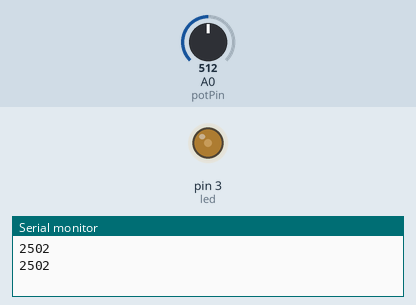
Bench run of a sketch on a simulated Arduino Uno, built with avr-gcc and run on an emulated ATmega328P. Parts: output pins drawn as LEDs (lit = HIGH), the last lines printed to the serial monitor. The test bench sets the inputs (shaded band); at power-on: A0 (potPin) = 512.

Above: at 10.9 s.
11.0 s: A0 (potPin) set to 306
At 13.6 s:
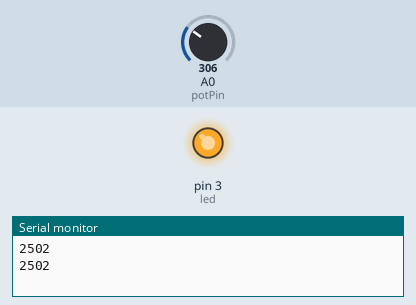
21.1 s: A0 (potPin) set to 122
At 21.57 s:
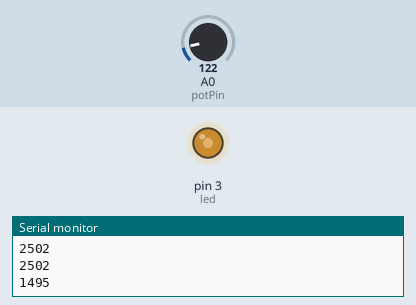
31.2 s: A0 (potPin) set to 716
At 34.76 s:
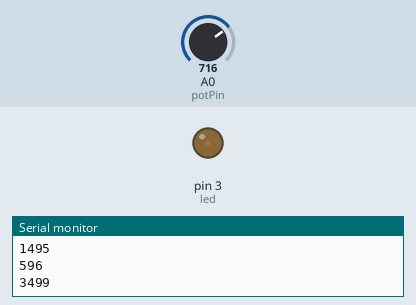
Timing chart, 0 to 47.3 s (numbered marks = the images above; inputs shaded):
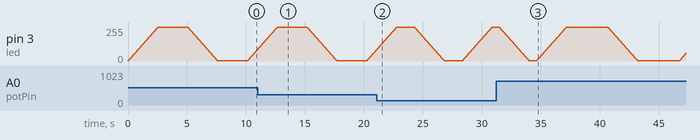

The sketch:

Ejercicio9.ino
```cpp
int led = 3;
int potPin = A0;
int tiempoMs = 0;

void setup() {
  // put your setup code here, to run once:
  Serial.begin(9600);
}

void loop() {
  tiempoMs = map(analogRead(potPin), 0, 1023, 0, 5000);
  Serial.println(tiempoMs);
  for(int i=0; i<255; i++){
    analogWrite(led, i);
    delay(10);
  }
  delay(tiempoMs);
  for(int i=255; i>0; i--){
    analogWrite(led, i);
    delay(10);
  }
  delay(tiempoMs);
}
```
